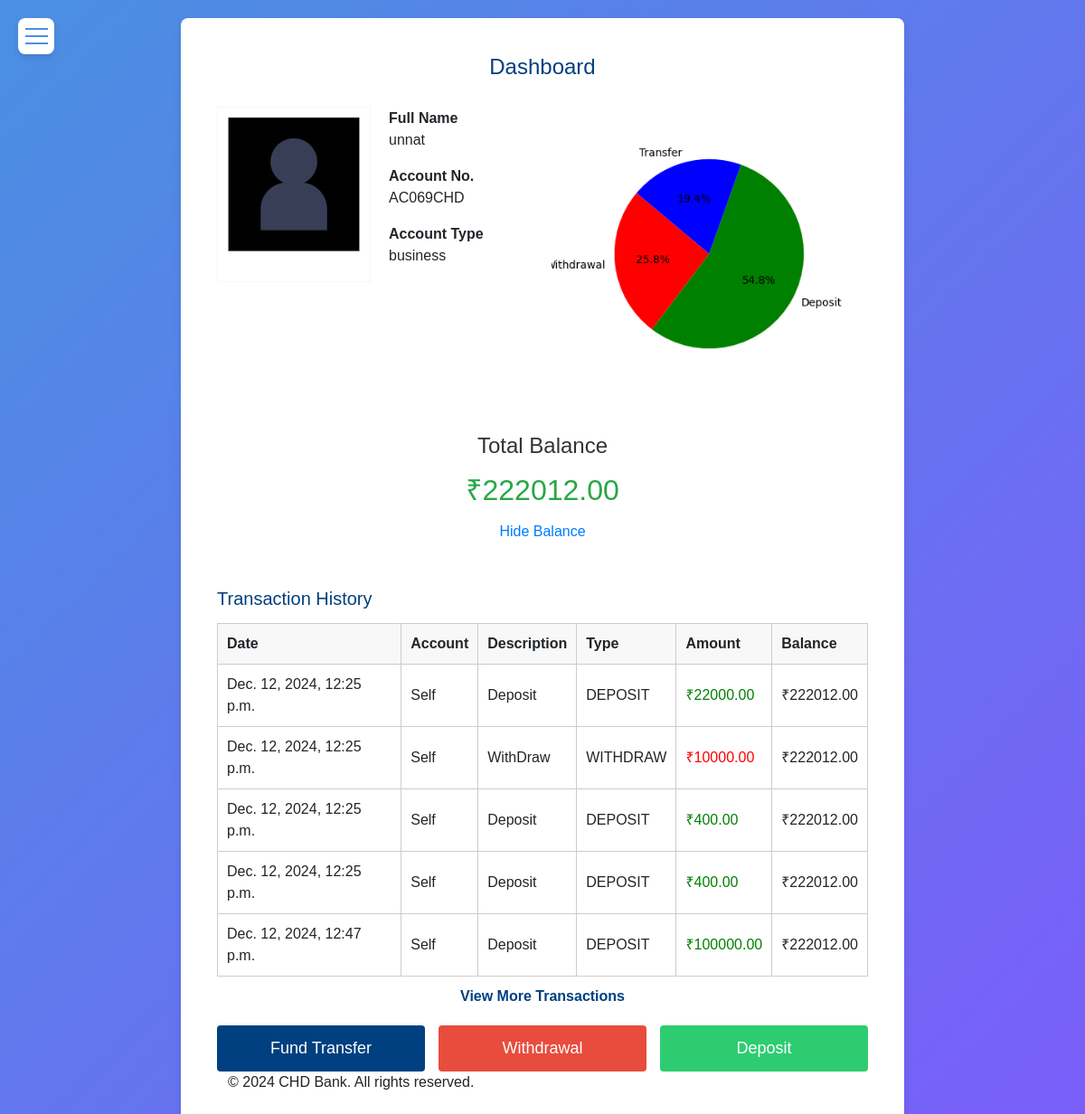
Page /dashbaord/ (signed in) on the committed database.
### bank/models.py (models this page shows, shortened)
class User_reg(models.Model):
    user = models.OneToOneField(User,on_delete=models.CASCADE)
    phone = models.IntegerField(default=0)
    account_number = models.CharField(max_length=20,unique=True)
    email = models.EmailField(max_length=30)
    gender = models.CharField(max_length=20)
    account_type = models.CharField(max_length=40)
    balance = models.DecimalField(max_digits=10, decimal_places=2, default=0.00)
    address = models.CharField(max_length=500,default="")
    image = models.ImageField(upload_to="User/Images",default="",null=True)
    Pan = models.CharField(max_length=50,default="")
    aadhaar = models.CharField(max_length=50,default="")
    DoB = models.CharField(max_length=20,default="")

class Transactions(models.Model):
    TRANSACTION_TYPES = [
        ('DEPOSIT', 'Deposit'),
        ('WITHDRAW', 'Withdraw'),
        ('TRANSFER', 'Transfer')
    ]
    user = models.ForeignKey(User_reg,on_delete=models.CASCADE)
    transaction_type = models.CharField(max_length=20,choices=TRANSACTION_TYPES)
    timestamp = models.DateTimeField(default=timezone.now())
    amount = models.DecimalField(max_digits=10, decimal_places=2)
    about = models.CharField(max_length=100)
    receiptent = models.DecimalField(max_digits=10, decimal_places=2,null=True)
    receiptent_no = models.CharField(max_length=30, default="",null=True)

### bank/views.py (the view)
# urls.py: path("dashbaord/",views.dashboard,name="Dashboard"),
def dashboard(request):
    if request.user.is_anonymous:
        messages.error(request,"login in order to access Dashboard")
        return redirect("login page")
    else:
        user_profile = User_reg.objects.get(user=request.user)
        funds = Transactions.objects.filter(user=user_profile)[4:]
        if not Transactions.objects.filter(user=user_profile):
            context = {
                "User" : user_profile,
                "Transactions":funds,
                "chart": None,
            }
        else:
            label = ['Withdrawal','Deposit','Transfer']
            value = [
                Transactions.objects.filter(user=user_profile,transaction_type="WITHDRAW").count(),
                Transactions.objects.filter(user=user_profile,transaction_type="DEPOSIT").count(),
                Transactions.objects.filter(user=user_profile,transaction_type="TRANSFER").count()
            ]
            assert len(label) == len(value)
            assert all(isinstance(v, (int, float)) for v in value)
            plt.figure(figsize=(4, 4))
            plt.pie(value, labels=label, autopct='%1.1f%%', startangle=140, colors=["red", "green", "blue"])
            buf = BytesIO()
            plt.savefig(buf, format='png')
            buf.seek(0)
            plt.close()
            image_base64 = base64.b64encode(buf.getvalue()).decode("utf-8")
            buf.close()
            context = {
                "User" : user_profile,
                "Transactions":funds,
                "chart": image_base64,
            }
        return render(request,"./dashboard.html",context)

### bank/templates/dashboard.html (shortened to what this page needs)
<!DOCTYPE html>
<html lang="en">
<head>
    <link href="https://cdn.jsdelivr.net/npm/bootstrap@5.3.2/dist/css/bootstrap.min.css" rel="stylesheet">
    <link rel="stylesheet" href="https://cdnjs.cloudflare.com/ajax/libs/font-awesome/6.0.0-beta3/css/all.min.css">
</head>
<body>
    <button class="sidebar-toggle" id="sidebarToggle">
        <div class="hamburger"></div>
    </button>
    <div class="dashboard-container">
        <h2>Dashboard</h2>
        <div class="user-info-and-chart">
            <div class="user-info">
                <div class="profile-photo">
                    {% if User.image %}
                        <img src="{{ User.image.url }}" alt="Profile Photo">
                    {% else %}
                        <span>No Photo</span>
                    {% endif %}
                </div>
                <div class="details">
                    <div>
                        <strong><label>Full Name</label></strong>
                        <p>{{ User.user.username }}</p>
                    </div>
                    <div>
                        <strong><label>Account No.</label></strong>
                        <p>{{ User.account_number }}</p>
                    </div>
                    <div>
                        <strong><label>Account Type</label></strong>
                        <p>{{ User.account_type }}</p>
                    </div>
                </div>
            </div>
            <div class="data-visualization-card">
                {% if chart != None  %}
                <img alt="Account Summary Chart" style="display: block; margin-left: auto; margin-right: auto; max-width: 100%;">
                {% else %}
                <p>No transaction history available.</p>
                {% endif %}
            </div>
        </div>
        <div class="balance-card">
            <h2>Total Balance</h2>
            <div class="balance" id="balance">₹{{ User.balance }}</div>
            <button class="toggle-btn" onclick="toggleBalance()">Hide Balance</button>
        </div>
        <div class="account-overview">
            <h3>Transaction History</h3>
            <table>
                <thead>
                    <tr>
                        <th>Date</th>
                        <th>Account</th>
                        <th>Description</th>
                        <th>Type</th>
                        <th>Amount</th>
                        <th>Balance</th>
                    </tr>
                </thead>
                <tbody>
                    {% for T in Transactions|slice:":5" %}
                    <tr>
                        <td>{{ T.timestamp }}</td>
                        <td>{{ T.receiptent_no }}</td>
                        <td>{{ T.about }}</td>
                        <td>{{ T.transaction_type }}</td>
                        {% if T.transaction_type == 'DEPOSIT' %}
                            <td class="credit">₹{{ T.amount }}</td>
                        {% elif T.transaction_type == 'WITHDRAW' %}
                            <td class="debit">₹{{ T.amount }}</td>
                        {% elif T.transaction_type == 'TRANSFER' %}
                            <td style="color: #004080;">₹{{ T.amount }}</td>
                        {% endif %}
                        <td>₹{{ User.balance }}</td>
                    </tr>
                    {% endfor %}
                </tbody>
            </table>
            <div class="view-more">
                <a href="{% url 'transaction page' %}">View More Transactions</a>
            </div>
            <div class="actions">
                <button class="fund-transfer" onclick="location.href='{% url 'Transfers' %}'">Fund Transfer</button>
                <button class="withdrawal" onclick="location.href='{% url 'WithDrawal' %}'">Withdrawal</button>
                <button class="deposit" onclick="location.href='{% url 'Deposit' %}'">Deposit</button>
            </div>
        </div>
        <footer>
            <div class="container">
                <p>&copy; 2024 CHD Bank. All rights reserved.</p>
            </div>
        </footer>
        <div class="toast-container position-fixed top-0 end-0 p-3">
        </div>
    </div>
</body>
</html>

### bank/templates/dashboard.html (style rules this page uses)
* { margin: 0; padding: 0; box-sizing: border-box; font-family: Arial, sans-serif; }
body { background: linear-gradient(135deg, #4a90e2, #7b5dfa); display: flex; justify-content: center; align-items: flex-start; padding: 20px; margin: 0; }
.dashboard-container { background-color: #fff; border-radius: 8px; box-shadow: 0 4px 8px rgba(0, 0, 0, 0.1); width: 800px; padding: 40px; }
h2 { text-align: center; margin-bottom: 30px; font-size: 24px; color: #004080; }
.sidebar-toggle { position: absolute; top: 20px; left: 20px; width: 40px; height: 40px; background-color:#ffffff; color:#4a90e2; border: none; border-radius: 8px; display: flex; align-items: center; justify-content: center; cursor: pointer; z-index: 1001; box-shadow: 0 4px 6px rgba(0, 0, 0, 0.1); transition: transform 0.3s, opacity 0.3s, visibility 0.3s; }
.hamburger { width: 25px; height: 2px; background-color:#4a90e2; position: relative; transition: all 0.3s ease-in-out; }
.hamburger::before, .hamburger::after { content: ""; width: 25px; height: 2px; background-color: #4a90e2; position: absolute; left: 0; transition: all 0.3s ease-in-out; }
.hamburger::before { top: -8px; }
.hamburger::after { top: 8px; }
.user-info { display: flex; gap: 20px; align-items: center; }
.user-info .details { flex: 1; }
.user-info .profile-photo { flex: 0 0 100px; height: 100px; border-radius: 50%; background-color: #ddd; display: flex; justify-content: center; align-items: center; text-align: center; }
.actions { display: flex; justify-content: space-between; gap: 15px; margin-top: 20px; }
.actions button { flex: 1; padding: 12px; background-color: #004080; color: #fff; border: none; border-radius: 4px; font-size: 18px; cursor: pointer; transition: background-color 0.3s; }
.actions .withdrawal { background-color: #e74c3c; }
.actions .deposit { background-color: #2ecc71; }
.actions .fund-transfer { background-color: #004080; }
.account-overview { margin-top: 30px; }
.account-overview h3 { font-size: 20px; color: #004080; margin-bottom: 15px; }
.account-overview table { width: 100%; border-collapse: collapse; }
.account-overview th, .account-overview td { text-align: left; padding: 10px; border: 1px solid #ccc; }
.account-overview th { background-color: #f8f8f8; font-weight: bold; }
.credit { color: green; }
.debit { color: red; }
.view-more { text-align: center; margin-top: 10px; }
.view-more a { text-decoration: none; color: #004080; font-size: 16px; font-weight: bold; }
.user-info-and-chart { display: flex; justify-content: space-between; align-items: flex-start; gap: 20px; }
.user-info { flex: 1; }
.data-visualization-card { flex: 1; margin-top: -20px; padding: 10px; background-color: #ffffff; border-radius: 8px; }
.data-visualization-card img { max-width: 100%; height: auto; object-fit: cover; }
.balance-card { background: #ffffff; border-radius: 10px; padding: 20px; text-align: center; width: 300px; margin: 0 auto; }
.balance-card h2 { margin: 0; font-size: 1.5rem; color: #333; }
.balance-card .balance { font-size: 2rem; color: #28a745; margin: 10px 0; }
.balance-card .toggle-btn { background: none; border: none; font-size: 1rem; color: #007bff; cursor: pointer; }

### rows in the picture
User_reg: image (picture), user.username "unnat", account_number "AC069CHD", account_type "business", balance "222012.00"
Transactions: timestamp "Dec. 12, 2024, 12:25 p.m.", receiptent_no "Self", about "Deposit", transaction_type "DEPOSIT", amount "22000.00"
Transactions: timestamp "Dec. 12, 2024, 12:25 p.m.", receiptent_no "Self", about "WithDraw", transaction_type "WITHDRAW", amount "10000.00"
Transactions: timestamp "Dec. 12, 2024, 12:25 p.m.", receiptent_no "Self", about "Deposit", transaction_type "DEPOSIT", amount "400.00"
Transactions: timestamp "Dec. 12, 2024, 12:25 p.m.", receiptent_no "Self", about "Deposit", transaction_type "DEPOSIT", amount "400.00"
Transactions: timestamp "Dec. 12, 2024, 12:47 p.m.", receiptent_no "Self", about "Deposit", transaction_type "DEPOSIT", amount "100000.00"
